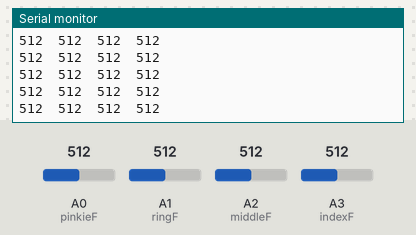
The sketch below on a simulated Arduino Uno, built with avr-gcc and run on an emulated ATmega328P. On the bench: the last lines printed to the serial monitor. The test bench sets the inputs (shaded band); at power-on: A0 (pinkieF) = 512, A1 (ringF) = 512, A2 (middleF) = 512, A3 (indexF) = 512. No radio packets arrive unless stated.

Above: at 1.2 s.
1.3 s: A0 (pinkieF) set to 716
At 2.0 s:
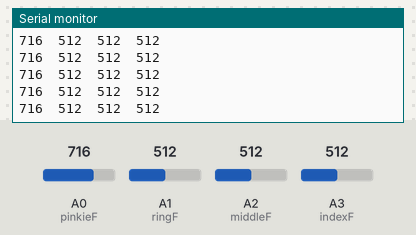
4.3 s: A1 (ringF) set to 716
At 5.0 s:
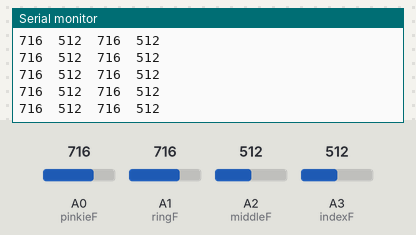
7.3 s: A2 (middleF) set to 716
At 8.1 s:
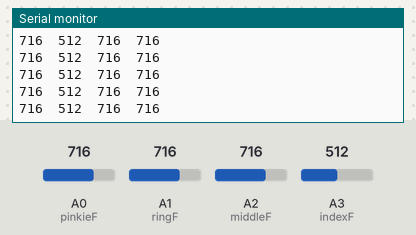
10.3 s: A3 (indexF) set to 716
At 10.9 s:
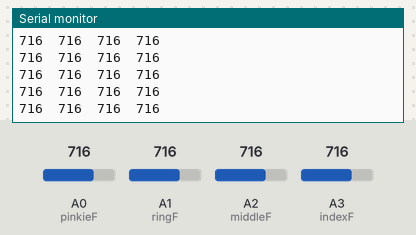
11.8 s: A0 (pinkieF) set to 992
At 12.5 s:
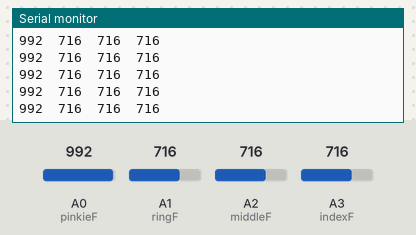
13.3 s: A1 (ringF) set to 992
At 14.2 s:
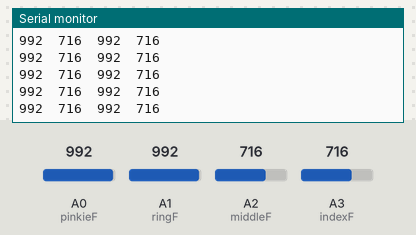
Timing chart, 0 to 15.8 s (numbered marks = the images above; inputs shaded):
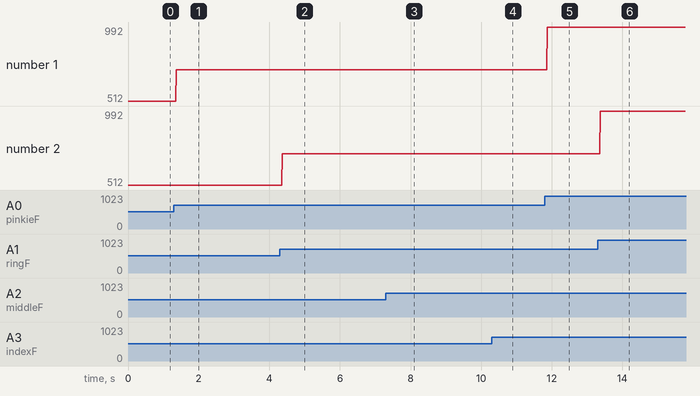

Measured:
- after the input at 1.3 s, the serial monitor: prints a new line after 0.07 s (image 1)
- after the input at 4.3 s, the serial monitor: prints a new line after 0.07 s (image 2)
- after the input at 7.3 s, the serial monitor: prints a new line after 0.08 s (image 3)
- after the input at 10.3 s, the serial monitor: prints a new line after 0.07 s (image 4)
- after the input at 11.8 s, the serial monitor: prints a new line after 0.07 s (image 5)
- after the input at 13.3 s, the serial monitor: prints a new line after 0.07 s (image 6)
- plotted number 1: 512 → 716 after the input at 1.3 s, 716 → 992 after the input at 11.8 s

The sketch:

transmitter.ino
```cpp
#include <SPI.h>
#include <nRF24L01.h>
#include <RF24.h>
//pins to read analog input
const int pinkieF = A0;
const int ringF = A1;
const int middleF = A2;
const int indexF = A3;

int value[4];

int pinkiepos;
int indexpos;
int ringpos;
int middlepos;
int pinkieValue;
int indexValue;
int ringValue;
int middleValue;

RF24 radio(7, 8); // CE, CSN
const byte addresses[][6] = {"00001", "00002"};

void setup(void){
  Serial.begin(9600);
  radio.begin();
  radio.openWritingPipe(addresses[1]); // 00002
  radio.openReadingPipe(1, addresses[0]); // 00001
  radio.setPALevel(RF24_PA_MIN);
  radio.stopListening();
}

void loop(void){
  pinkieValue = analogRead(pinkieF);
  pinkiepos = map(pinkieValue, 850, 940, 0, 180);
  indexValue = analogRead(indexF);
  indexpos = map(indexValue, 690, 900, 0, 180);
  ringValue = analogRead(ringF);
  ringpos = map(ringValue, 690, 900, 0, 180);
  middleValue = analogRead(middleF);
  middlepos = map(middleValue, 700, 900, 0, 180);
  Serial.print((String) pinkieValue + "\t" + (String) indexValue + "\t"
    + (String) ringValue + "\t" + (String) middleValue + "\n");

  value[0] = pinkiepos;
  value[1] = indexpos;
  value[2] = ringpos;
  value[3] = middlepos;
  radio.write(value, sizeof(value));
}
```
